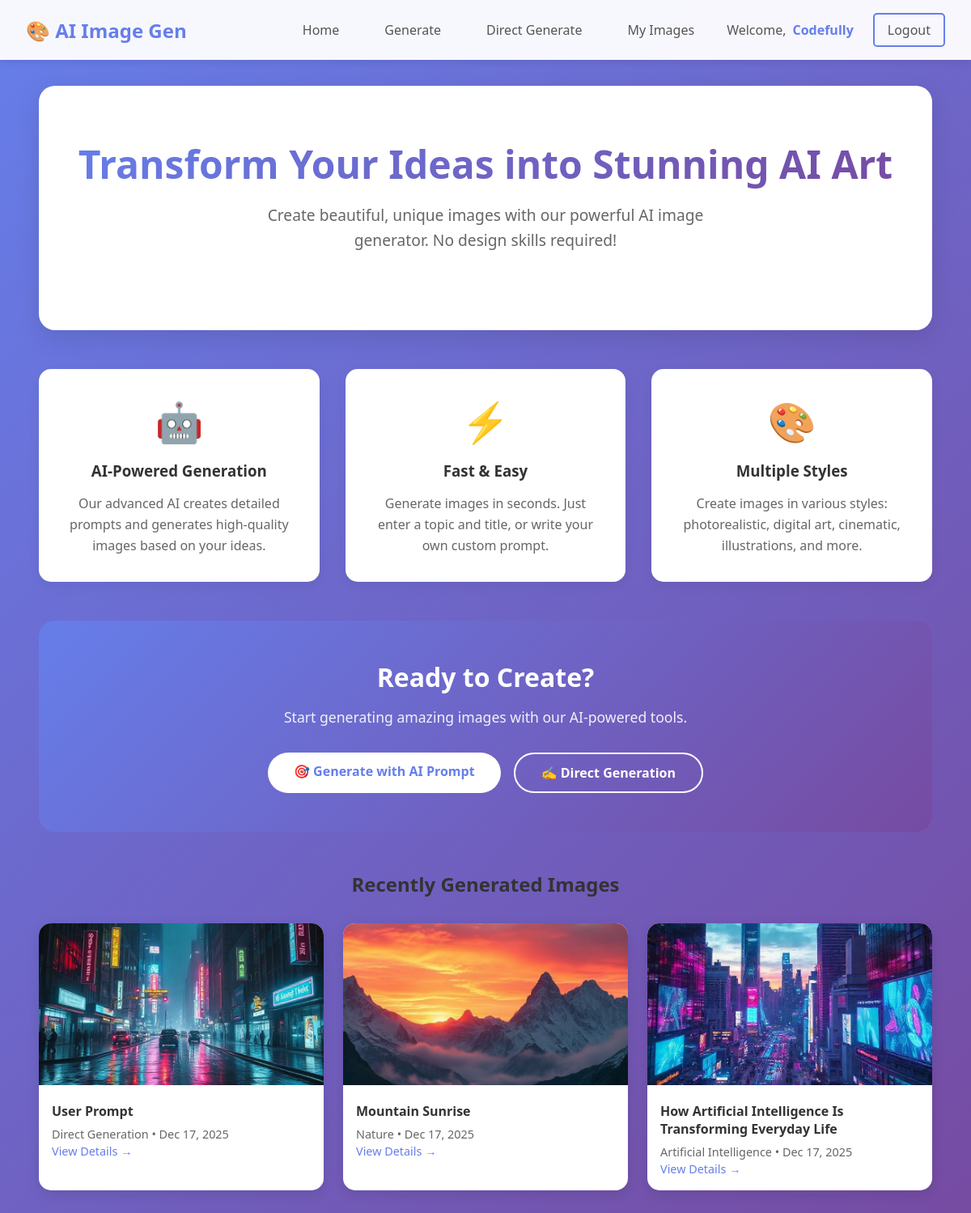
The app's page / (signed in) with its own data.
### generator/models.py (models this page shows, shortened)
class ImageGenerationTask(models.Model):
    user = models.ForeignKey(User, on_delete=models.CASCADE, related_name='generated_images')
    topic = models.CharField(max_length=200)
    title = models.CharField(max_length=200)
    generated_prompt = models.TextField()
    image_data = models.TextField(blank=True, null=True)  # Store base64 image data
    content_type = models.CharField(max_length=100, default='image/png')
    created_at = models.DateTimeField(auto_now_add=True)
    generation_type = models.CharField(
        max_length=20,
        default='automatic',
        choices=[('automatic', 'Automatic'), ('direct', 'Direct')]
    )
    class Meta:
        ordering = ['-created_at']  # Show newest first

### generator/views.py (the view)
# urls.py: path('', views.home, name='home'),
def home(request):
    if request.user.is_authenticated:
        recent_images = ImageGenerationTask.objects.filter(
            user=request.user
        ).order_by('-created_at')[:3]
        context = {
            'recent_images': recent_images,
            'user': request.user
        }
    else:
        context = {}
    return render(request, 'generator/home.html', context)

### generator/templates/generator/home.html (shortened to what this page needs)
{% extends 'generator/base.html' %}
{% block content %}
<div class="hero">
    <h1>Transform Your Ideas into Stunning AI Art</h1>
    <p>Create beautiful, unique images with our powerful AI image generator. No design skills required!</p>
</div>
<div class="features">
    <div class="feature-card">
        <div class="feature-icon">🤖</div>
        <h3>AI-Powered Generation</h3>
        <p>Our advanced AI creates detailed prompts and generates high-quality images based on your ideas.</p>
    </div>
    <div class="feature-card">
        <div class="feature-icon">⚡</div>
        <h3>Fast & Easy</h3>
        <p>Generate images in seconds. Just enter a topic and title, or write your own custom prompt.</p>
    </div>
    <div class="feature-card">
        <div class="feature-icon">🎨</div>
        <h3>Multiple Styles</h3>
        <p>Create images in various styles: photorealistic, digital art, cinematic, illustrations, and more.</p>
    </div>
</div>
{% if user.is_authenticated %}
    <div class="cta-section">
        <h2>Ready to Create?</h2>
        <p>Start generating amazing images with our AI-powered tools.</p>
        <div class="cta-buttons">
            <a href="{% url 'index' %}" class="btn-white">🎯 Generate with AI Prompt</a>
            <a href="{% url 'direct_generate' %}" class="btn-outline-white">✍️ Direct Generation</a>
        </div>
    </div>
    {% if recent_images %}
        <div class="recent-images">
            <h2>Recently Generated Images</h2>
            <div class="image-grid">
                {% for image in recent_images %}
                    <div class="image-card">
                        {% if image.image_data %}
                            <img
                                 alt="{{ image.title }}"
                                 class="image-preview">
                        {% else %}
                            <div style="height: 200px; background: #f0f0f0; display: flex; align-items: center; justify-content: center; color: #999;">
                                No Image Preview
                            </div>
                        {% endif %}
                        <div class="image-info">
                            <h4>{{ image.title }}</h4>
                            <p>{{ image.topic }} • {{ image.created_at|date:"M d, Y" }}</p>
                            <a href="{% url 'result' image.id %}" style="color: #667eea; text-decoration: none; font-size: 0.9rem;">
                                View Details →
                            </a>
                        </div>
                    </div>
                {% endfor %}
            </div>
        </div>
    {% endif %}
{% endif %}
{% endblock %}

### generator/templates/generator/base.html (shortened to what this page needs)
<!DOCTYPE html>
<html lang="en">
<head>
</head>
<body>
    <nav class="navbar">
        <a href="{% url 'home' %}" class="logo">🎨 AI Image Gen</a>
        <div class="nav-links">
            <a href="{% url 'home' %}">Home</a>
            {% if user.is_authenticated %}
                <a href="{% url 'index' %}">Generate</a>
                <a href="{% url 'direct_generate' %}">Direct Generate</a>
                <a href="{% url 'dashboard' %}">My Images</a>
                <div class="user-info">
                    <span>Welcome,</span>
                    <span class="username">{{ user.username }}</span>
                </div>
                <a href="{% url 'logout' %}" class="btn btn-secondary">Logout</a>
            {% else %}
                <div class="auth-buttons">
                    <a href="{% url 'login' %}" class="btn btn-secondary">Login</a>
                    <a href="{% url 'signup' %}" class="btn btn-primary">Sign Up</a>
                </div>
            {% endif %}
        </div>
    </nav>
    <main class="content">
        <div class="container">
            {% block content %}{% endblock %}
        </div>
    </main>
</body>
</html>

### generator/templates/generator/base.html (style rules this page uses)
* { margin: 0; padding: 0; box-sizing: border-box; }
body { font-family: 'Segoe UI', Tahoma, Geneva, Verdana, sans-serif; background: linear-gradient(135deg, #667eea 0%, #764ba2 100%); min-height: 100vh; color: #333; }
.navbar { background: rgba(255, 255, 255, 0.95); backdrop-filter: blur(10px); padding: 1rem 2rem; display: flex; justify-content: space-between; align-items: center; box-shadow: 0 2px 10px rgba(0,0,0,0.1); position: sticky; top: 0; z-index: 1000; }
.logo { font-size: 1.5rem; font-weight: bold; color: #667eea; text-decoration: none; }
.nav-links { display: flex; gap: 1.5rem; align-items: center; }
.nav-links a { color: #555; text-decoration: none; font-weight: 500; padding: 0.5rem 1rem; border-radius: 5px; transition: all 0.3s; }
.btn { padding: 0.5rem 1.5rem; border-radius: 25px; text-decoration: none; font-weight: 500; transition: all 0.3s; border: none; cursor: pointer; }
.btn-secondary { background: transparent; border: 2px solid #667eea; color: #667eea; }
.content { padding: 2rem; }
.container { max-width: 1200px; margin: 0 auto; padding: 0 1rem; }
.user-info { display: flex; align-items: center; gap: 0.5rem; color: #555; }
.username { font-weight: 600; color: #667eea; }

### generator/templates/generator/home.html (style rules this page uses)
.hero { text-align: center; padding: 4rem 2rem; background: white; border-radius: 20px; box-shadow: 0 10px 30px rgba(0,0,0,0.1); margin-bottom: 3rem; }
.hero h1 { font-size: 3rem; background: linear-gradient(135deg, #667eea 0%, #764ba2 100%); -webkit-background-clip: text; -webkit-text-fill-color: transparent; margin-bottom: 1rem; }
.hero p { font-size: 1.2rem; color: #666; max-width: 600px; margin: 0 auto 2rem; line-height: 1.6; }
.features { display: grid; grid-template-columns: repeat(auto-fit, minmax(300px, 1fr)); gap: 2rem; margin-bottom: 3rem; }
.feature-card { background: white; padding: 2rem; border-radius: 15px; box-shadow: 0 5px 15px rgba(0,0,0,0.05); text-align: center; transition: transform 0.3s; }
.feature-icon { font-size: 3rem; margin-bottom: 1rem; }
.feature-card h3 { color: #333; margin-bottom: 1rem; }
.feature-card p { color: #666; line-height: 1.6; }
.cta-section { text-align: center; padding: 3rem; background: linear-gradient(135deg, #667eea 0%, #764ba2 100%); border-radius: 20px; color: white; }
.cta-section h2 { font-size: 2rem; margin-bottom: 1rem; }
.cta-section p { font-size: 1.1rem; margin-bottom: 2rem; opacity: 0.9; }
.cta-buttons { display: flex; gap: 1rem; justify-content: center; flex-wrap: wrap; }
.btn-white { background: white; color: #667eea; padding: 0.75rem 2rem; border-radius: 25px; text-decoration: none; font-weight: 600; transition: all 0.3s; }
.btn-outline-white { background: transparent; border: 2px solid white; color: white; padding: 0.75rem 2rem; border-radius: 25px; text-decoration: none; font-weight: 600; transition: all 0.3s; }
.recent-images { margin-top: 3rem; }
.recent-images h2 { text-align: center; margin-bottom: 2rem; color: #333; }
.image-grid { display: grid; grid-template-columns: repeat(auto-fit, minmax(250px, 1fr)); gap: 1.5rem; }
.image-card { background: white; border-radius: 15px; overflow: hidden; box-shadow: 0 5px 15px rgba(0,0,0,0.1); }
.image-preview { width: 100%; height: 200px; object-fit: cover; }
.image-info { padding: 1rem; }
.image-info h4 { margin-bottom: 0.5rem; color: #333; }
.image-info p { color: #666; font-size: 0.9rem; }

### records on screen
ImageGenerationTask: content_type (picture), title "User Prompt", topic "Direct Generation", created_at "Dec 17, 2025"
ImageGenerationTask: content_type (picture), title "Mountain Sunrise", topic "Nature", created_at "Dec 17, 2025"
ImageGenerationTask: content_type (picture), title "How Artificial Intelligence Is Transforming Everyday Life", topic "Artificial Intelligence", created_at "Dec 17, 2025"

### other values on screen
{{ user.username }} "Codefully"
